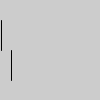
Frame 1 (no input)
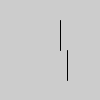
Frame 60 (the mouse pressed at the canvas centre just before this capture)
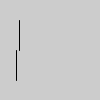
Frame 120 (the mouse held since frame 60 and released just before this capture)

The Processing sketch that drew these frames (run headless with seeded random() and noise(); from frame 60 on, the mouse is pressed at the canvas centre):

// Processing sketch: multiple_fps
// ── multiple_fps.pde
float timer1 = 0;
float timer2 = 0;
float delay1 = 1000/100.0; // 100 fps
float delay2 = 1000/50.0; // 50 fps
 
void setup() {  
}

int pos = 0;
int pos_2 = 10;

void draw() {
  background(204);
  
  if( millis() > timer1 ){
    pos++;
    line(pos, 20, pos, 50);
    timer1+=delay1;
    
    if (pos > width) {
      pos = 0;
    }
  }
  
  if( millis() > timer2 ){
    pos_2++;
    line(pos_2, 50, pos_2, 80);
    timer2+=delay2;
    
    if (pos_2 > width) {
      pos_2 = 0;
    }
  }
  
}
